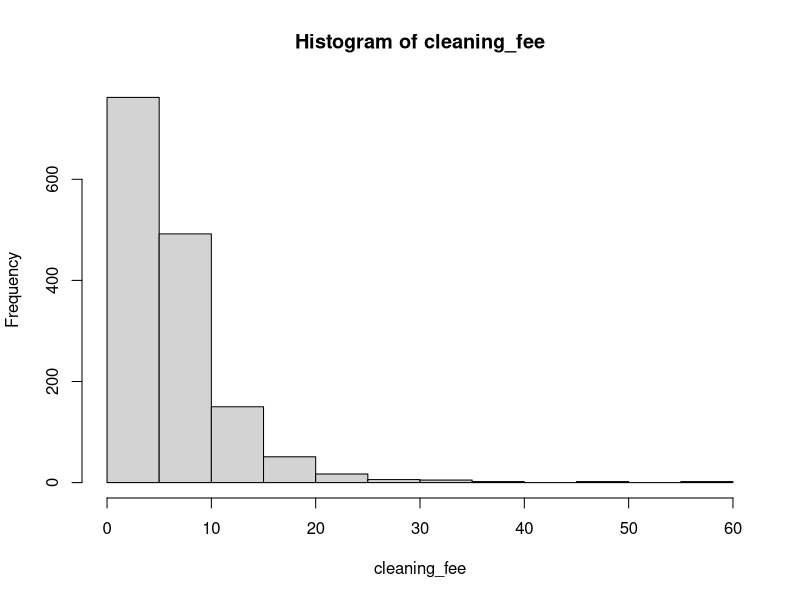

Write R code to recreate this figure. (Note: this script raises an error after producing the figure.)
library(tidyverse)
library(stringr)
library(knitr)
library(skimr)
library(broom)

airbnb <- read_csv("raw_data/listings.csv")

glimpse(airbnb)

cleaning_fee <- airbnb$price * 0.02

airbnb$cleaning_fee <- cleaning_fee

hist(cleaning_fee)
summary(cleaning_fee)

unique(airbnb$neighbourhood)

table(airbnb$neighbourhood)

neigh_simp <- fct_recode(airbnb$neighbourhood, "Other" = "City of Scotts Valley", 
                     "Other" = "City of Watsonville")

airbnb$neighbourhood <- neigh_simp

table(airbnb$minimum_nights)


airbnb <- filter(airbnb, minimum_nights <= 3)

length(cleaning_fee)
length(airbnb$price)

price_3_nights <- airbnb$price + airbnb$cleaning_fee
airbnb$price_3_nights <- price_3_nights

model <- lm(price_3_nights ~ neighbourhood + number_of_reviews + reviews_per_month, 
            data=airbnb, na.action=NULL)
summary(model)

predict(model, data.frame(neighbourhood=c("City of Santa Cruz"), number_of_reviews=c(10),
                          reviews_per_month=c(5.14)), interval="prediction"
            )

glimpse(airbnb)

res <- resid(model)

hist(res)




